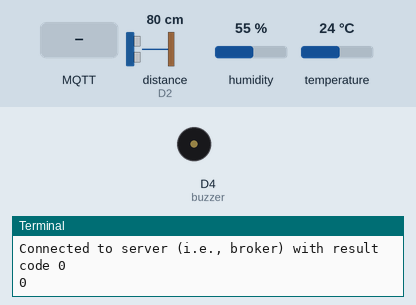
Simulated run of this program. Board: Raspberry Pi (BCM pin numbers) with a GrovePi. Shown: buzzer (waves = sounding, pin HIGH), the last lines printed to the terminal. The inputs (shaded band) are chosen by the test bench; at power-on: distance to the obstacle (sensor on D2) 80 cm, humidity 55 %, temperature 24 °C. The clock reads 2024-03-15 10:24:30 at power-on unless the program sets it; no MQTT or app messages arrive unless stated.

Above: at 1.3 s.
1.4 s: MQTT message "F" arrives on the first subscribed topic
At 3.7 s:
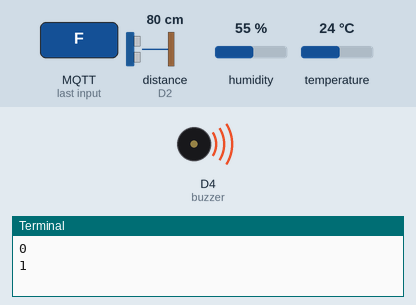
4.0 s: MQTT message "S" arrives on the first subscribed topic
At 5.4 s:
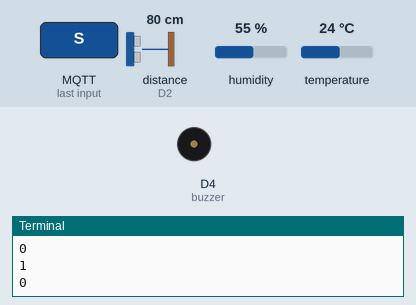
6.3 s: MQTT message "B" arrives on the first subscribed topic
At 8.3 s:
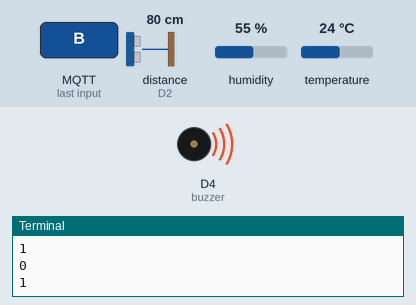
Timing chart, 0 to 9.8 s (numbered marks = the images above; inputs shaded):
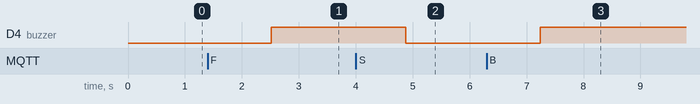

The program:

rpi.py
```python
"""EE 250L Lab 04 Starter Code

Run vm_publisher.py in a separate terminal on your VM."""
import grovepi
# from grove_rgb_lcd import *
import paho.mqtt.client as mqtt
import time
import math

#mqtt broker
broker = "amclq8tazzdq-ahrx7qvrwrf7.cedalo.dev"
myport = 1883

#sensor ports
sonic = 2
dht = 3
buzzer = 4

grovepi.pinMode(buzzer,"OUTPUT")
def on_connect(client, userdata, flags, rc):
    print("Connected to server (i.e., broker) with result code "+str(rc))
    #subscribe to topics of interest here
    client.subscribe("alarm")

#Default message callback. Please use custom callbacks.
def on_message(client, userdata, msg):
    print("on_message: " + msg.topic + " " + str(msg.payload, "utf-8"))

def alarm(client, userdata, msg):
    alarm_type = str(msg.payload, "utf-8")
    global alarm_status
    if alarm_type == "F": #fire
        alarm_status = 1
    if alarm_type == "B": #burlary
        alarm_status = 1
    if alarm_type == "S": #stop existing alarm
        alarm_status = 0

if __name__ == '__main__':
    client = mqtt.Client()
    client.on_message = on_message
    client.on_connect = on_connect
    client.username_pw_set("Rpi", "password")
    client.connect(broker, port=myport, keepalive=60)
    client.message_callback_add("alarm", alarm)
    client.loop_start()
    global alarm_status
    alarm_status = 0
    while True:
        if alarm_status == 1:
            grovepi.digitalWrite(buzzer,1)
        else:
            grovepi.digitalWrite(buzzer,0)

        print(alarm_status)
        distance = grovepi.ultrasonicRead(sonic)
        sonic_msg = {
            "time":time.asctime(time.localtime()),
            "distance": distance,
        }
        client.publish("ultrasonic", str(sonic_msg))

        [temp,humi] = grovepi.dht(dht,0)
        if math.isnan(temp) == False and math.isnan(humi) == False:
            dht_msg = {
                "time":time.asctime(time.localtime()),
                "temperature": temp,
                "humidity": humi,
            }
            client.publish("dht", str(dht_msg))

        time.sleep(2) #1
```

Measured:
- after the input at 1.4 s, D4 (buzzer): LOW → HIGH after 1.1 s
- after the input at 4.0 s, D4 (buzzer): HIGH → LOW after 0.88 s
- after the input at 6.3 s, D4 (buzzer): LOW → HIGH after 0.94 s
